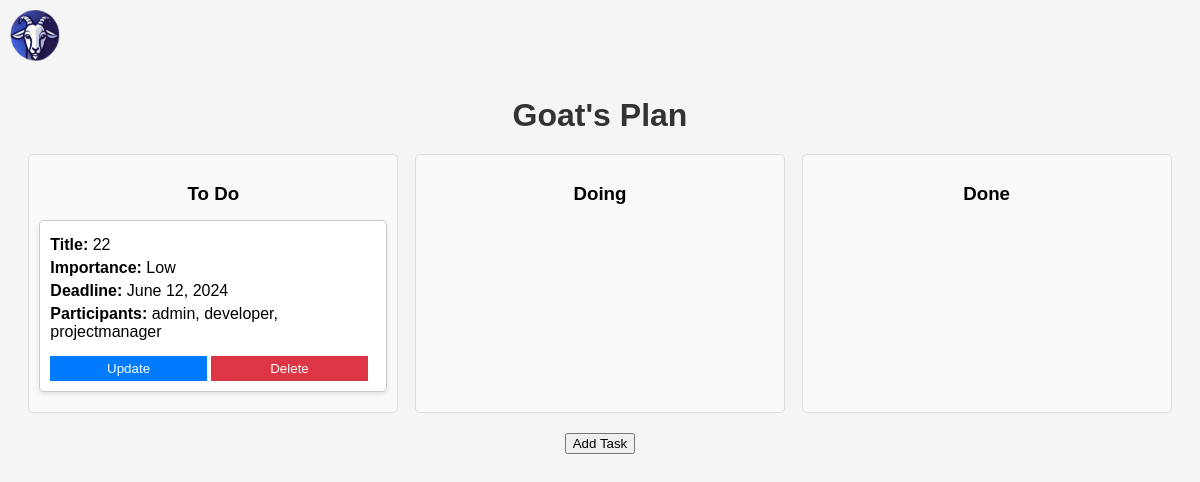
Page /planner/2/mycompanies/455b2f60-f28a-47da-9a08-dacdbf895fd1/aa30168d-7785-4658-8b26-5643ed0c4632/ (signed in) on the committed database.
### planner/models.py (models this page shows, shortened)
class Task(models.Model):
    IMPORTANCE_CHOICES = [
        ('Low', 'Low'),
        ('Medium', 'Medium'),
        ('High', 'High'),
    ]
    STATUS_CHOICES = [
        ('TO_DO', 'TO DO'),
        ('DOING', 'DOING'),
        ('DONE', 'DONE'),
    ]
    title = models.CharField(max_length=100)
    description = models.TextField()
    status = models.CharField(max_length=100, choices=STATUS_CHOICES, default='TO_DO')
    importance = models.CharField(max_length=100, choices=IMPORTANCE_CHOICES, default='Medium')
    deadline = models.DateField()
    project = models.ForeignKey('Project', on_delete=models.CASCADE, related_name='tasks')  # Link to a project
    assigned_users = models.ManyToManyField(CustomUser, related_name='tasks')  # Assignable to multiple users

### users/models.py (models this page shows, shortened)
class CustomUser(AbstractUser):
    ROLE_CHOICES = [
        ('project_manager', 'Project Manager'),
        ('developer', 'Developer'),
    ]
    role = models.CharField(max_length=20, choices=ROLE_CHOICES, default='developer') #NB: admin will thus be set a dev
    is_active = models.BooleanField(default=True)
    is_superuser = models.BooleanField(default=False)
    is_staff = models.BooleanField(default=False)

### planner/views.py (the view, shortened to what this page needs)
# urls.py: path('<int:userid>/mycompanies/<uuid:ccid>/<uuid:projectid>/', views.ProjectDetailView.as_view(), name='mytasks'),
class ProjectDetailView(LoginRequiredMixin, DetailView):
    model = Project
    pk_url_kwarg = 'projectid'
    def get_template_names(self):
        user = self.request.user
        if user.role == 'developer':
            return ['planner/index.html']
        elif user.role == 'project_manager':
            return ['planner/project_manager/tasks.html']
        return ['planner/not_found.html']
    def get_context_data(self, **kwargs):
        context = super().get_context_data(**kwargs)
        project = self.get_object()
        user = self.request.user
        if user.role == 'project_manager':
            context['user_tasks'] = Task.objects.filter(project=project)
        else:
            context['user_tasks'] = user.tasks.filter(project=project)
        parent_company = project.companies.first()
        context['parent_company'] = parent_company
        context['status_form'] = TaskUpdateStatusForm()
        context['STATUS_CHOICES'] = Task.STATUS_CHOICES
        return context

### planner/templates/planner/project_manager/tasks.html (shortened to what this page needs)
{% load static %}
<!DOCTYPE html>
<html lang="en">
<head>
    <link rel="stylesheet" href="{% static 'planner/base_style.css' %}">
    <link rel="stylesheet" href="{% static 'planner/taskspm.css' %}">
</head>
<body>
    <a href="{% url "planner:home" %}">
        <img src="{% static 'planner/LogoGoat.png' %}" alt="Logo" class="logo" width="50px">
    </a>
    <h1>Goat's Plan</h1>
    <div class="task-container">
        <div class="column" id="to-do">
            <h3>To Do</h3>
            {% for task in user_tasks %}
                {% if task.status == "TO_DO" %}
                <div class="task-card">
                    <p><strong>Title:</strong> {{ task.title }}</p>
                    <p><strong>Importance:</strong> {{ task.importance }}</p>
                    <p><strong>Deadline:</strong> {{ task.deadline }}</p>
                    <p><strong>Participants:</strong>
                        {% for user in task.assigned_users.all %}
                            {{ user.username }}{% if not forloop.last %}, {% endif %}
                        {% endfor %}
                    </p>
                    <form method="post" action="{% url 'planner:update_task' userid=user.id ccid=parent_company.id projectid=project.pk pk=task.pk %}" style="display:inline;">
                        <button type="submit">Update</button>
                    </form>
                    <form method="post" action="{% url 'planner:delete_task' userid=user.id ccid=parent_company.id projectid=project.pk pk=task.pk %}" style="display:inline;">
                        <button type="submit" class="delete-btn" onclick="return confirm('Are you sure you want to delete this task?');">Delete</button>
                    </form>
                </div>
                {% endif %}
            {% endfor %}
        </div>
        <div class="column" id="doing">
            <h3>Doing</h3>
        </div>
        <div class="column" id="done">
            <h3>Done</h3>
        </div>
    </div>
    <form method="post" action="{% url 'planner:add_task' userid=user.id ccid=parent_company.id projectid=project.pk %}">
        <button type="submit" id="add-task-btn" style="margin: 20px auto; display: block;">Add Task</button>
    </form>
</body>
</html>

### planner/static/planner/base_style.css (style rules this page uses)
body { font-family: Arial, sans-serif; margin: 20px; background-color: #f5f5f5; }
h1 { text-align: center; color: #333; }

### planner/static/planner/taskspm.css (style rules this page uses)
body { font-family: Arial, sans-serif; margin: 0; padding: 0; }
.logo { margin: 10px; }
h1 { text-align: center; margin-bottom: 20px; }
.task-container { display: flex; justify-content: space-around; margin: 20px; }
.column { width: 30%; background-color: #f9f9f9; border: 1px solid #ddd; border-radius: 5px; padding: 10px; }
.column h3 { text-align: center; margin-bottom: 15px; }
.task-card { background-color: #fff; border: 1px solid #ccc; border-radius: 5px; padding: 10px; margin-bottom: 10px; box-shadow: 0 2px 4px rgba(0, 0, 0, 0.1); }
.task-card p { margin: 5px 0; }
.task-card button { margin-top: 10px; width: 48%; display: inline-block; background-color: #007bff; color: white; border: none; padding: 5px; cursor: pointer; }
.task-card button.delete-btn { background-color: #dc3545; }

### rows in the picture
Task: title "22", importance "Low", deadline "June 12, 2024"
CustomUser: username "admin"
CustomUser: username "developer"
CustomUser: username "projectmanager"
